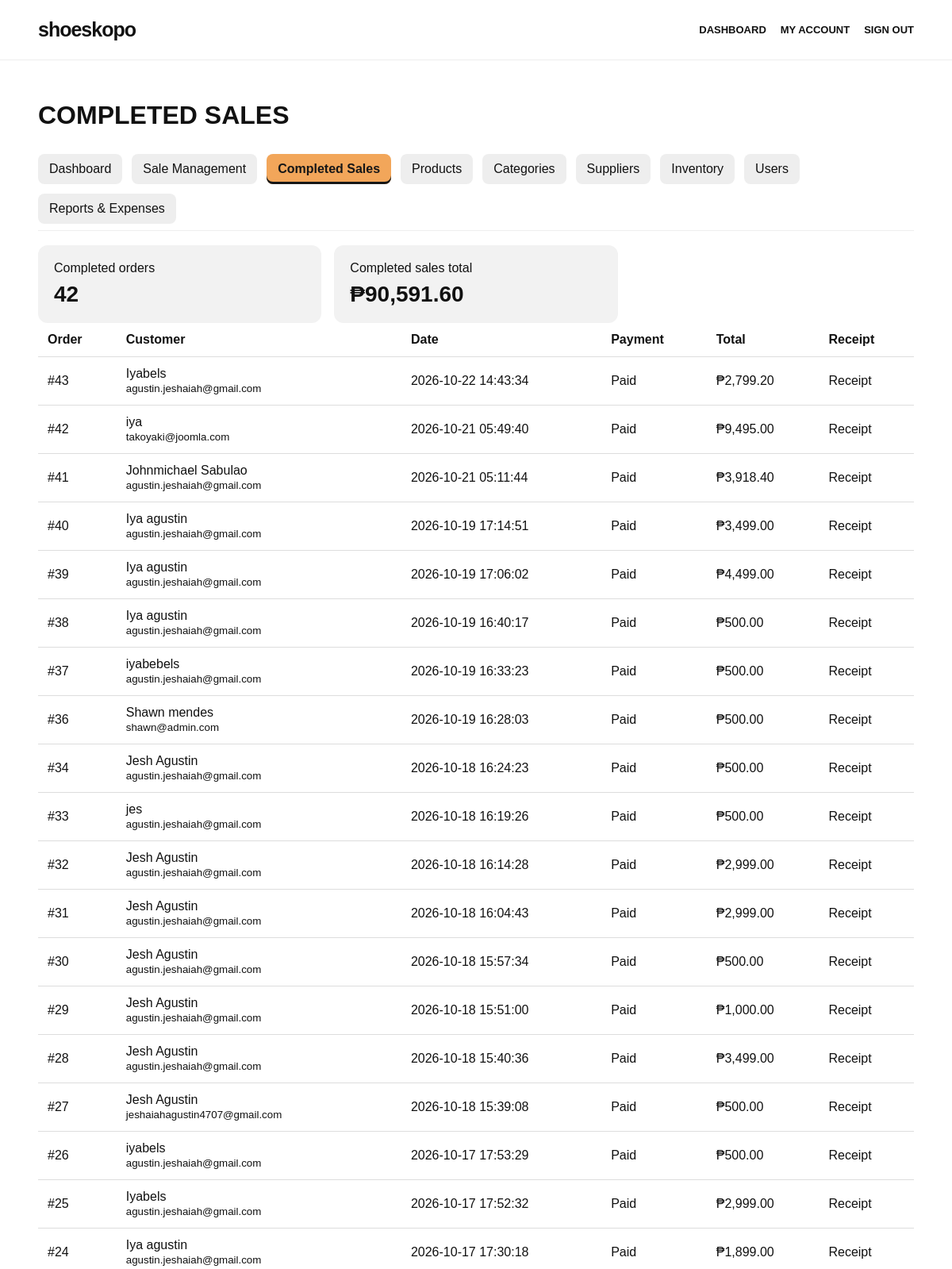
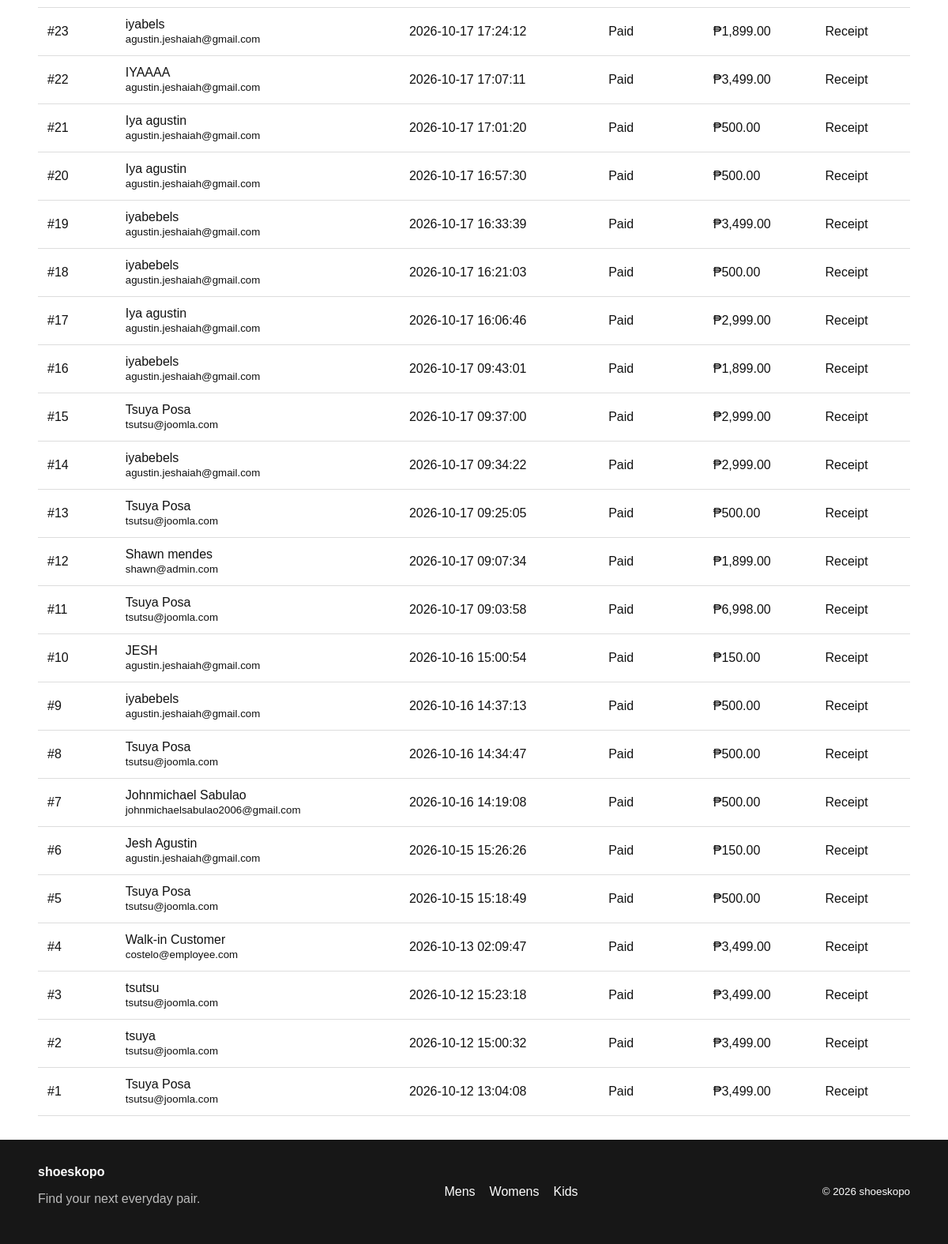
Screenshot of /admin/completed_sales.php (signed in) with the database file from the repository (2 pictures, top to bottom).
### tables this page shows
CREATE TABLE `orders` (
  `id` int(11) NOT NULL,
  `user_id` int(11) NOT NULL,
  `total` decimal(10,2) NOT NULL DEFAULT 0.00,
  `status` enum('Pending','Processing','Shipped','Completed','Cancelled') NOT NULL DEFAULT 'Pending',
  `full_name` varchar(160) NOT NULL,
  `phone` varchar(40) NOT NULL,
  `address` text NOT NULL,
  `created_at` timestamp NOT NULL DEFAULT current_timestamp()
);

CREATE TABLE `users` (
  `id` int(11) NOT NULL,
  `username` varchar(80) NOT NULL,
  `email` varchar(190) NOT NULL,
  `password_hash` varchar(255) NOT NULL,
  `role` enum('admin','employee','customer') NOT NULL DEFAULT 'customer',
  `created_at` timestamp NOT NULL DEFAULT current_timestamp(),
  `full_name` varchar(160) DEFAULT NULL,
  `phone` varchar(40) DEFAULT NULL,
  `address` text DEFAULT NULL,
  `avatar_path` varchar(255) DEFAULT NULL,
  `is_active` tinyint(1) NOT NULL DEFAULT 1
);

CREATE TABLE `payments` (
  `id` int(11) NOT NULL,
  `order_id` int(11) NOT NULL,
  `payment_method` varchar(30) NOT NULL DEFAULT 'Cash',
  `payment_status` varchar(30) NOT NULL DEFAULT 'Pending',
  `cash_received` decimal(10,2) NOT NULL DEFAULT 0.00,
  `change_due` decimal(10,2) NOT NULL DEFAULT 0.00,
  `paid_at` datetime DEFAULT NULL,
  `created_at` timestamp NOT NULL DEFAULT current_timestamp()
);

### admin/completed_sales.php (the view, shortened to what this page needs)
<?php
require_once __DIR__ . '/../config/db.php';
require_once __DIR__ . '/../includes/functions.php';
$ordersStmt = $pdo->prepare("SELECT o.*, u.email, p.payment_status
FROM orders o
    JOIN users u ON u.id = o.user_id
    LEFT
    JOIN payments p ON p.order_id = o.id
WHERE o.status = ?
ORDER BY o.created_at DESC");
$ordersStmt->execute(['Completed']);
$orders = $ordersStmt->fetchAll();
$totalSales = 0;
foreach ($orders as $order) { $totalSales += (float)$order['total']; }
include __DIR__ . '/../includes/header.php';
?>
<div class="admin-shell">
<h1>COMPLETED SALES</h1>
<?= admin_navigation('completed_sales.php') ?>
<div class="stat-grid"><div class="stat-card">Completed orders<strong><?= count($orders) ?></strong></div><div class="stat-card">Completed sales total<strong><?= money($totalSales) ?></strong></div></div>
<div class="table-wrap"><table class="data-table"><thead><tr><th>Order</th><th>Customer</th><th>Date</th><th>Payment</th><th>Total</th><th>Receipt</th></tr></thead><tbody>
<?php if (!$orders): ?><tr><td colspan="6">No completed sales yet. Complete an order in Sale Management and it will appear here automatically.</td></tr>
<?php else: foreach ($orders as $o): ?><tr><td>#<?= (int)$o['id'] ?></td><td><?= e($o['full_name'] ?? '') ?><br><small><?= e($o['email']) ?></small></td><td><?= e($o['created_at']) ?></td><td><?= e($o['payment_status'] ?? 'Pending') ?></td><td><?= money($o['total']) ?></td><td><a href="../receipt.php?order=<?= (int)$o['id'] ?>" target="_blank">Receipt</a></td></tr><?php endforeach; endif; ?>
</tbody></table></div></div>
<?php include __DIR__ . '/../includes/footer.php'; ?>

### assets/css/style.css (style rules this page uses)
* { box-sizing:border-box }
html { scroll-behavior:smooth }
body { margin:0;color:#111;background:#fff;font-family:Arial,Helvetica,sans-serif }
a { color:inherit;text-decoration:none }
.table-wrap { overflow:auto }
.data-table { width:100%;border-collapse:collapse }
.data-table th,.data-table td { padding:12px;border-bottom:1px solid #ddd;text-align:left }
.admin-shell { padding:30px 4% }
.stat-grid { display:grid;grid-template-columns:repeat(3,minmax(0,1fr));gap:16px }
.stat-card { padding:20px;background:#f2f2f2;border-radius:12px }
.stat-card strong { display:block;font-size:28px;margin-top:8px }

### rows the page displays
orders: id "43", full_name "Iyabels", user.email "agustin.jeshaiah@gmail.com", created_at "2026-10-22 14:43:34", payments.payment_status "Paid", total "₱2,799.20"
orders: id "42", full_name "iya", user.email "takoyaki@joomla.com", created_at "2026-10-21 05:49:40", payments.payment_status "Paid", total "₱9,495.00"
orders: id "41", full_name "Johnmichael Sabulao", user.email "agustin.jeshaiah@gmail.com", created_at "2026-10-21 05:11:44", payments.payment_status "Paid", total "₱3,918.40"
orders: id "40", full_name "Iya agustin", user.email "agustin.jeshaiah@gmail.com", created_at "2026-10-19 17:14:51", payments.payment_status "Paid", total "₱3,499.00"
orders: id "39", full_name "Iya agustin", user.email "agustin.jeshaiah@gmail.com", created_at "2026-10-19 17:06:02", payments.payment_status "Paid", total "₱4,499.00"
orders: id "38", full_name "Iya agustin", user.email "agustin.jeshaiah@gmail.com", created_at "2026-10-19 16:40:17", payments.payment_status "Paid", total "₱500.00"
orders: id "37", full_name "iyabebels", user.email "agustin.jeshaiah@gmail.com", created_at "2026-10-19 16:33:23", payments.payment_status "Paid", total "₱500.00"
orders: id "36", full_name "Shawn mendes", user.email "shawn@admin.com", created_at "2026-10-19 16:28:03", payments.payment_status "Paid", total "₱500.00"
orders: id "34", full_name "Jesh Agustin", user.email "agustin.jeshaiah@gmail.com", created_at "2026-10-18 16:24:23", payments.payment_status "Paid", total "₱500.00"
orders: id "33", full_name "jes", user.email "agustin.jeshaiah@gmail.com", created_at "2026-10-18 16:19:26", payments.payment_status "Paid", total "₱500.00"
orders: id "32", full_name "Jesh Agustin", user.email "agustin.jeshaiah@gmail.com", created_at "2026-10-18 16:14:28", payments.payment_status "Paid", total "₱2,999.00"
orders: id "31", full_name "Jesh Agustin", user.email "agustin.jeshaiah@gmail.com", created_at "2026-10-18 16:04:43", payments.payment_status "Paid", total "₱2,999.00"
orders: id "30", full_name "Jesh Agustin", user.email "agustin.jeshaiah@gmail.com", created_at "2026-10-18 15:57:34", payments.payment_status "Paid", total "₱500.00"
orders: id "29", full_name "Jesh Agustin", user.email "agustin.jeshaiah@gmail.com", created_at "2026-10-18 15:51:00", payments.payment_status "Paid", total "₱1,000.00"
orders: id "28", full_name "Jesh Agustin", user.email "agustin.jeshaiah@gmail.com", created_at "2026-10-18 15:40:36", payments.payment_status "Paid", total "₱3,499.00"
orders: id "27", full_name "Jesh Agustin", user.email "jeshaiahagustin4707@gmail.com", created_at "2026-10-18 15:39:08", payments.payment_status "Paid", total "₱500.00"
orders: id "26", full_name "iyabels", user.email "agustin.jeshaiah@gmail.com", created_at "2026-10-17 17:53:29", payments.payment_status "Paid", total "₱500.00"
orders: id "25", full_name "Iyabels", user.email "agustin.jeshaiah@gmail.com", created_at "2026-10-17 17:52:32", payments.payment_status "Paid", total "₱2,999.00"
orders: id "24", full_name "Iya agustin", user.email "agustin.jeshaiah@gmail.com", created_at "2026-10-17 17:30:18", payments.payment_status "Paid", total "₱1,899.00"
orders: id "23", full_name "iyabels", user.email "agustin.jeshaiah@gmail.com", created_at "2026-10-17 17:24:12", payments.payment_status "Paid", total "₱1,899.00"
orders: id "22", full_name "IYAAAA", user.email "agustin.jeshaiah@gmail.com", created_at "2026-10-17 17:07:11", payments.payment_status "Paid", total "₱3,499.00"
orders: id "21", full_name "Iya agustin", user.email "agustin.jeshaiah@gmail.com", created_at "2026-10-17 17:01:20", payments.payment_status "Paid", total "₱500.00"
orders: id "20", full_name "Iya agustin", user.email "agustin.jeshaiah@gmail.com", created_at "2026-10-17 16:57:30", payments.payment_status "Paid", total "₱500.00"
orders: id "19", full_name "iyabebels", user.email "agustin.jeshaiah@gmail.com", created_at "2026-10-17 16:33:39", payments.payment_status "Paid", total "₱3,499.00"
orders: id "18", full_name "iyabebels", user.email "agustin.jeshaiah@gmail.com", created_at "2026-10-17 16:21:03", payments.payment_status "Paid", total "₱500.00"
orders: id "17", full_name "Iya agustin", user.email "agustin.jeshaiah@gmail.com", created_at "2026-10-17 16:06:46", payments.payment_status "Paid", total "₱2,999.00"
orders: id "16", full_name "iyabebels", user.email "agustin.jeshaiah@gmail.com", created_at "2026-10-17 09:43:01", payments.payment_status "Paid", total "₱1,899.00"
orders: id "15", full_name "Tsuya Posa", user.email "tsutsu@joomla.com", created_at "2026-10-17 09:37:00", payments.payment_status "Paid", total "₱2,999.00"
orders: id "14", full_name "iyabebels", user.email "agustin.jeshaiah@gmail.com", created_at "2026-10-17 09:34:22", payments.payment_status "Paid", total "₱2,999.00"
orders: id "13", full_name "Tsuya Posa", user.email "tsutsu@joomla.com", created_at "2026-10-17 09:25:05", payments.payment_status "Paid", total "₱500.00"
orders: id "12", full_name "Shawn mendes", user.email "shawn@admin.com", created_at "2026-10-17 09:07:34", payments.payment_status "Paid", total "₱1,899.00"
orders: id "11", full_name "Tsuya Posa", user.email "tsutsu@joomla.com", created_at "2026-10-17 09:03:58", payments.payment_status "Paid", total "₱6,998.00"
orders: id "10", full_name "JESH", user.email "agustin.jeshaiah@gmail.com", created_at "2026-10-16 15:00:54", payments.payment_status "Paid", total "₱150.00"
orders: id "9", full_name "iyabebels", user.email "agustin.jeshaiah@gmail.com", created_at "2026-10-16 14:37:13", payments.payment_status "Paid", total "₱500.00"
orders: id "8", full_name "Tsuya Posa", user.email "tsutsu@joomla.com", created_at "2026-10-16 14:34:47", payments.payment_status "Paid", total "₱500.00"
orders: id "7", full_name "Johnmichael Sabulao", user.email "johnmichaelsabulao2006@gmail.com", created_at "2026-10-16 14:19:08", payments.payment_status "Paid", total "₱500.00"
orders: id "6", full_name "Jesh Agustin", user.email "agustin.jeshaiah@gmail.com", created_at "2026-10-15 15:26:26", payments.payment_status "Paid", total "₱150.00"
orders: id "5", full_name "Tsuya Posa", user.email "tsutsu@joomla.com", created_at "2026-10-15 15:18:49", payments.payment_status "Paid", total "₱500.00"
orders: id "4", full_name "Walk-in Customer", user.email "costelo@employee.com", created_at "2026-10-13 02:09:47", payments.payment_status "Paid", total "₱3,499.00"
orders: id "3", full_name "tsutsu", user.email "tsutsu@joomla.com", created_at "2026-10-12 15:23:18", payments.payment_status "Paid", total "₱3,499.00"
orders: id "2", full_name "tsuya", user.email "tsutsu@joomla.com", created_at "2026-10-12 15:00:32", payments.payment_status "Paid", total "₱3,499.00"
orders: id "1", full_name "Tsuya Posa", user.email "tsutsu@joomla.com", created_at "2026-10-12 13:04:08", payments.payment_status "Paid", total "₱3,499.00"

### other values shown
$label "Dashboard"
$label "Sale Management"
$label "Completed Sales"
$label "Products"
$label "Categories"
$label "Suppliers"
$label "Inventory"
$label "Users"
$label "Reports & Expenses"
count($orders) "42"
money($totalSales) "₱90,591.60"
